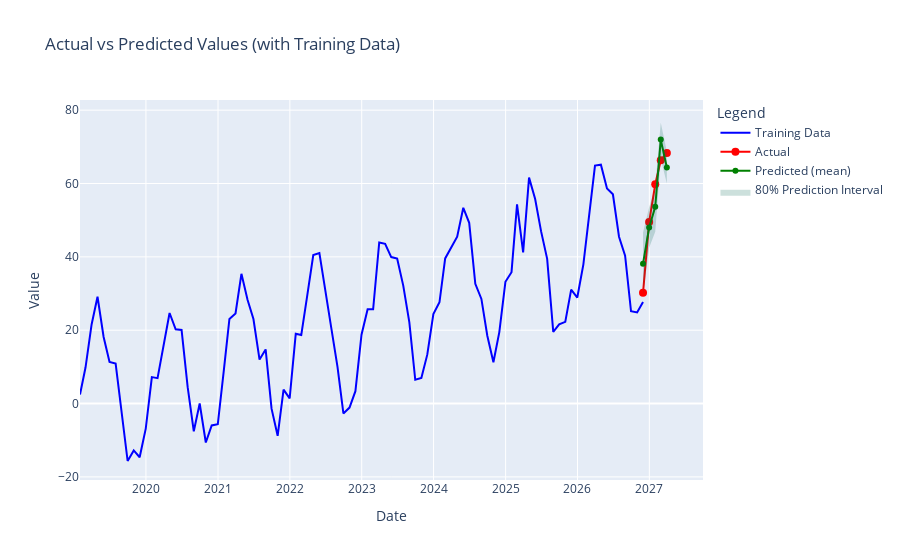

Notebook source saved alongside this figure:
### Code cell
import seaborn as sns
import plotly.graph_objects as go
from plotly.subplots import make_subplots

def plot_prediction_distribution(forecast, test_data: pd.Series, bw_method: Optional[Any] = None, **fig_kw) -> plt.Figure:
    samples = forecast.samples
    prediction_length = samples.shape[1]
    
    # Remove figsize from fig_kw if it's there, otherwise use a default
    figsize = fig_kw.pop('figsize', (12, 4*prediction_length))
    
    fig, axs = plt.subplots(prediction_length, 1, figsize=figsize, sharex=True, **fig_kw)
    if not isinstance(axs, np.ndarray):
        axs = np.array([axs])
    
    palette = sns.color_palette("viridis", prediction_length)
    
    legend_handles = []
    legend_labels = []
    
    for i in range(prediction_length):
        step_samples = samples[:, i]
        
        # Use Seaborn's KDE plot
        sns.kdeplot(data=step_samples, ax=axs[i], fill=True, color=palette[i])
        
        prediction_mean = np.mean(step_samples)
        mean_line = axs[i].axvline(x=prediction_mean, color='black', linestyle='--', linewidth=2)
        
        # Add quantile lines
        quantiles = [0.1, 0.5, 0.9]
        quantile_values = np.quantile(step_samples, quantiles)
        quantile_lines = [axs[i].axvline(x=q, color='green', linestyle=':', linewidth=1) for q in quantile_values]
        
        real_value = test_data.iloc[i]
        actual_line = axs[i].axvline(x=real_value, color='red', linestyle='--', linewidth=2)
        
        axs[i].spines['top'].set_visible(False)
        axs[i].spines['right'].set_visible(False)
        axs[i].set_ylabel(f'Step {i+1}')
        axs[i].set_xlabel('Prediction')
        
        if i == 0:
            legend_handles.extend([mean_line, actual_line, quantile_lines[1]])
            legend_labels.extend(['Prediction Mean', 'Actual Value', 'Median (50% quantile)'])
    
    fig.subplots_adjust(hspace=0.4)
    fig.suptitle("DeepAR Forecasting Distribution per Step")
    
    fig.legend(legend_handles, legend_labels, loc='upper right', bbox_to_anchor=(1, 1), bbox_transform=fig.transFigure)
    
    return fig

# Preparar los datos de prueba
test_data = pd.Series(time_series1[-5:], index=pd.date_range(start=start_date + pd.offsets.MonthEnd(95), periods=5, freq='ME'))

# Generar y mostrar el gráfico de distribución de predicciones
distribution_plot = plot_prediction_distribution(forecasts[0], test_data, figsize=(12, 20))
plt.show()

# Función para imprimir resumen numérico de predicciones
def print_prediction_summary(forecast, test_data):
    mean_forecast = forecast.mean
    median_forecast = forecast.quantile(0.5)
    lower_quantile = forecast.quantile(0.1)
    upper_quantile = forecast.quantile(0.9)
    
    print("Resumen de predicciones:")
    for i in range(len(mean_forecast)):
        print(f"\nPaso {i+1}:")
        print(f"  Valor real: {test_data.iloc[i]:.2f}")
        print(f"  Predicción media: {mean_forecast[i]:.2f}")
        print(f"  Predicción mediana: {median_forecast[i]:.2f}")
        print(f"  Intervalo de predicción (80%): [{lower_quantile[i]:.2f}, {upper_quantile[i]:.2f}]")

# Imprimir resumen de predicciones
print_prediction_summary(forecasts[0], test_data)

# Función para graficar valores reales vs predicciones


def plot_actual_vs_predicted(forecast, test_data, train_data):
    mean_forecast = forecast.mean
    lower_quantile = forecast.quantile(0.1)
    upper_quantile = forecast.quantile(0.9)
    
    # Combine train and test data
    full_data = pd.concat([train_data, test_data])
    
    # Create figure
    fig = make_subplots(specs=[[{"secondary_y": False}]])
    
    # Add traces for training data
    fig.add_trace(
        go.Scatter(x=train_data.index, y=train_data.values, name="Training Data", line=dict(color='blue'))
    )
    
    # Add traces for test data (actual values)
    fig.add_trace(
        go.Scatter(x=test_data.index, y=test_data.values, name="Actual", mode='lines+markers', marker=dict(color='red', size=8))
    )
    
    # Add traces for predicted values
    fig.add_trace(
        go.Scatter(x=test_data.index, y=mean_forecast, name="Predicted (mean)", mode='lines+markers', line=dict(color='green'))
    )
    
    # Add traces for prediction interval
    fig.add_trace(
        go.Scatter(
            x=test_data.index.tolist() + test_data.index[::-1].tolist(),
            y=upper_quantile.tolist() + lower_quantile[::-1].tolist(),
            fill='toself',
            fillcolor='rgba(0,100,80,0.2)',
            line=dict(color='rgba(255,255,255,0)'),
            hoverinfo="skip",
            showlegend=True,
            name="80% Prediction Interval"
        )
    )
    
    # Update layout
    fig.update_layout(
        title="Actual vs Predicted Values (with Training Data)",
        xaxis_title="Date",
        yaxis_title="Value",
        legend_title="Legend",
        hovermode="x unified"
    )
    
    # Show the plot
    fig.show()

train_data = pd.Series(time_series1[:-5], index=pd.date_range(start=start_date, periods=len(time_series1)-5, freq='ME'))

# Now call the function with train_data included
plot_actual_vs_predicted(forecasts[0], test_data, train_data)

### Figure 1 — Plotly figure (JSON) as saved in the notebook; plotly's stock layout.template omitted (floating-point values rounded to 4 significant figures)
{"data": [{"line": {"color": "blue"}, "name": "Training Data", "type": "scatter", "x": ["2019-01-31T00:00:00", "2019-02-28T00:00:00", "2019-03-31T00:00:00", "2019-04-30T00:00:00", "2019-05-31T00:00:00", "2019-06-30T00:00:00", "2019-07-31T00:00:00", "2019-08-31T00:00:00", "2019-09-30T00:00:00", "2019-10-31T00:00:00", "2019-11-30T00:00:00", "2019-12-31T00:00:00", "2020-01-31T00:00:00", "2020-02-29T00:00:00", "2020-03-31T00:00:00", "2020-04-30T00:00:00", "2020-05-31T00:00:00", "2020-06-30T00:00:00", "2020-07-31T00:00:00", "2020-08-31T00:00:00", "2020-09-30T00:00:00", "2020-10-31T00:00:00", "2020-11-30T00:00:00", "2020-12-31T00:00:00", "2021-01-31T00:00:00", "2021-02-28T00:00:00", "2021-03-31T00:00:00", "2021-04-30T00:00:00", "2021-05-31T00:00:00", "2021-06-30T00:00:00", "2021-07-31T00:00:00", "2021-08-31T00:00:00", "2021-09-30T00:00:00", "2021-10-31T00:00:00", "2021-11-30T00:00:00", "2021-12-31T00:00:00", "2022-01-31T00:00:00", "2022-02-28T00:00:00", "2022-03-31T00:00:00", "2022-04-30T00:00:00", "2022-05-31T00:00:00", "2022-06-30T00:00:00", "2022-07-31T00:00:00", "2022-08-31T00:00:00", "2022-09-30T00:00:00", "2022-10-31T00:00:00", "2022-11-30T00:00:00", "2022-12-31T00:00:00", "2023-01-31T00:00:00", "2023-02-28T00:00:00", "2023-03-31T00:00:00", "2023-04-30T00:00:00", "2023-05-31T00:00:00", "2023-06-30T00:00:00", "2023-07-31T00:00:00", "2023-08-31T00:00:00", "2023-09-30T00:00:00", "2023-10-31T00:00:00", "2023-11-30T00:00:00", "2023-12-31T00:00:00", "2024-01-31T00:00:00", "2024-02-29T00:00:00", "2024-03-31T00:00:00", "2024-04-30T00:00:00", "2024-05-31T00:00:00", "2024-06-30T00:00:00", "2024-07-31T00:00:00", "2024-08-31T00:00:00", "2024-09-30T00:00:00", "2024-10-31T00:00:00", "2024-11-30T00:00:00", "2024-12-31T00:00:00", "2025-01-31T00:00:00", "2025-02-28T00:00:00", "2025-03-31T00:00:00", "2025-04-30T00:00:00", "2025-05-31T00:00:00", "2025-06-30T00:00:00", "2025-07-31T00:00:00", "2025-08-31T00:00:00", "2025-09-30T00:00:00", "2025-10-31T00:00:00", "2025-11-30T00:00:00", "2025-12-31T00:00:00", "2026-01-31T00:00:00", "2026-02-28T00:00:00", "2026-03-31T00:00:00", "2026-04-30T00:00:00", "2026-05-31T00:00:00", "2026-06-30T00:00:00", "2026-07-31T00:00:00", "2026-08-31T00:00:00", "2026-09-30T00:00:00", "2026-10-31T00:00:00", "2026-11-30T00:00:00"], "y": [2.484, 9.809, 21.56, 29.12, 18.15, 11.33, 10.9, -2.663, -15.67, -12.79, -14.64, -6.829, 7.21, 6.934, 15.7, 24.69, 20.26, 20.07, 4.46, -7.562, 0.007736, -10.63, -5.983, -5.624, 9.278, 23.05, 24.57, 35.38, 28.32, 23.04, 11.99, 14.76, -1.388, -8.789, 3.792, 1.396, 19.04, 18.7, 29.68, 40.48, 41.01, 31.36, 20.42, 9.994, -2.713, -1.099, 3.376, 18.79, 25.72, 25.68, 43.94, 43.57, 39.94, 39.56, 32.15, 22.16, 6.483, 6.954, 13.34, 24.38, 27.6, 39.57, 42.79, 45.52, 53.38, 49.28, 32.64, 28.52, 18.49, 11.27, 19.49, 33.19, 35.82, 54.32, 41.22, 61.61, 55.76, 47.0, 39.46, 19.56, 21.58, 22.29, 31.07, 28.91, 37.96, 49.99, 64.9, 65.14, 58.67, 57.07, 45.49, 40.34, 25.17, 24.86, 27.72]}, {"marker": {"color": "red", "size": 8}, "mode": "lines+markers", "name": "Actual", "type": "scatter", "x": ["2026-11-30T00:00:00", "2026-12-31T00:00:00", "2027-01-31T00:00:00", "2027-02-28T00:00:00", "2027-03-31T00:00:00"], "y": [30.18, 49.48, 59.81, 66.35, 68.33]}, {"line": {"color": "green"}, "mode": "lines+markers", "name": "Predicted (mean)", "type": "scatter", "x": ["2026-11-30T00:00:00", "2026-12-31T00:00:00", "2027-01-31T00:00:00", "2027-02-28T00:00:00", "2027-03-31T00:00:00"], "y": [38.15, 48.0, 53.64, 71.98, 64.38]}, {"fill": "toself", "fillcolor": "rgba(0,100,80,0.2)", "hoverinfo": "skip", "line": {"color": "rgba(255,255,255,0)"}, "name": "80% Prediction Interval", "showlegend": true, "type": "scatter", "x": ["2026-11-30T00:00:00", "2026-12-31T00:00:00", "2027-01-31T00:00:00", "2027-02-28T00:00:00", "2027-03-31T00:00:00", "2027-03-31T00:00:00", "2027-02-28T00:00:00", "2027-01-31T00:00:00", "2026-12-31T00:00:00", "2026-11-30T00:00:00"], "y": [46.64, 53.5, 58.98, 76.57, 68.72, 60.04, 66.76, 46.84, 42.48, 29.64]}], "layout": {"hovermode": "x unified", "legend": {"title": {"text": "Legend"}}, "title": {"text": "Actual vs Predicted Values (with Training Data)"}, "xaxis": {"anchor": "y", "domain": [0, 1], "title": {"text": "Date"}}, "yaxis": {"anchor": "x", "domain": [0, 1], "title": {"text": "Value"}}}}
